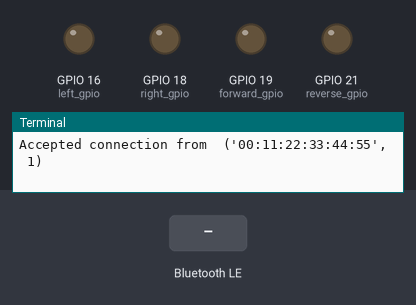
A program run on a simulated Raspberry Pi (BCM pin numbers). Parts: output pins drawn as LEDs (lit = HIGH), the last lines printed to the terminal. The inputs (shaded band) are chosen by the test bench. A phone connects over Bluetooth after 1 s.

Above: at 2.2 s.
2.3 s: "F" written over Bluetooth
At 3.0 s:
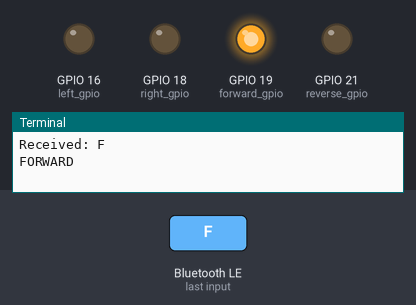
3.8 s: "L" written over Bluetooth
At 5.5 s:
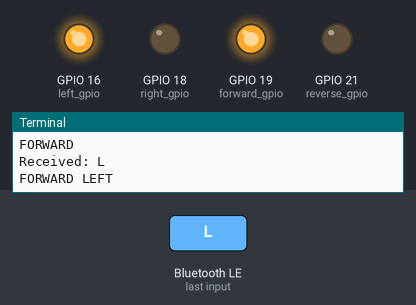
5.8 s: "R" written over Bluetooth
At 7.2 s:
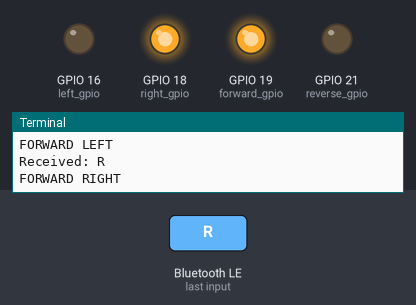
7.8 s: "B" written over Bluetooth
At 8.4 s:
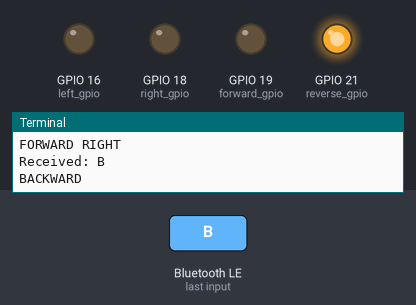
9.3 s: "A" written over Bluetooth
At 11.0 s:
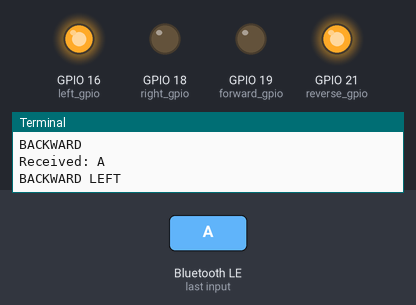
11.3 s: "P" written over Bluetooth
At 12.6 s:
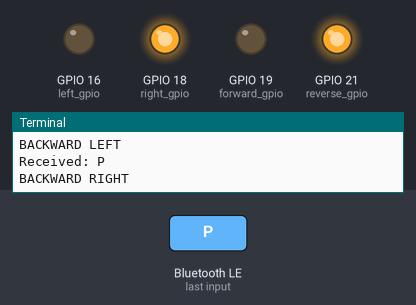
Timing chart, 0 to 14.3 s (numbered marks = the images above; inputs shaded):
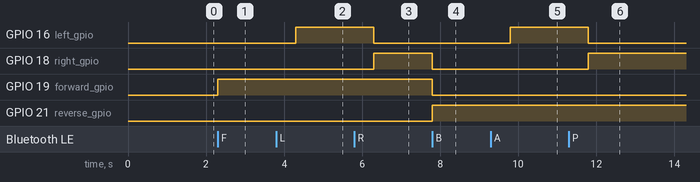

The program:

control.py
```python
import bluetooth
import time
import RPi.GPIO as GPIO

left_gpio=16
right_gpio=18
forward_gpio=19
reverse_gpio=21

GPIO.setwarnings(False)
GPIO.setmode(GPIO.BCM)
GPIO.setup(left_gpio, GPIO.OUT)
GPIO.setup(right_gpio, GPIO.OUT)
GPIO.setup(forward_gpio, GPIO.OUT)
GPIO.setup(reverse_gpio, GPIO.OUT)
GPIO.output(left_gpio , 0)
GPIO.output(right_gpio , 0)
GPIO.output(forward_gpio, 0)
GPIO.output(reverse_gpio, 0)

server_socket=bluetooth.BluetoothSocket( bluetooth.RFCOMM )
port = 1
server_socket.bind(("",port))
server_socket.listen(1)

client_socket,address = server_socket.accept()
print "Accepted connection from ",address

def left_side_forward():
    print "FORWARD LEFT"
    GPIO.output(forward_gpio , 1)
    GPIO.output(reverse_gpio , 0)
    time.sleep(.5)
    GPIO.output(left_gpio , 1)
    GPIO.output(right_gpio , 0)

def right_side_forward():
   print "FORWARD RIGHT"
   GPIO.output(forward_gpio , 1)
   GPIO.output(reverse_gpio , 0)
   time.sleep(.5)
   GPIO.output(left_gpio , 0)
   GPIO.output(right_gpio , 1)

def forward():
   print "FORWARD"
   GPIO.output(left_gpio , 0)
   GPIO.output(right_gpio , 0)
   GPIO.output(forward_gpio , 1)
   GPIO.output(reverse_gpio , 0)

def left_side_reverse():
   print "BACKWARD LEFT"
   GPIO.output(forward_gpio , 0)
   GPIO.output(reverse_gpio , 1)
   time.sleep(.5)
   GPIO.output(left_gpio , 1)
   GPIO.output(right_gpio , 0)

def right_side_reverse():
   print "BACKWARD RIGHT"

   GPIO.output(forward_gpio , 0)
   GPIO.output(reverse_gpio , 1)
   time.sleep(.5)
   GPIO.output(left_gpio , 0)
   GPIO.output(right_gpio , 1)

def reverse():
   print "BACKWARD"
   GPIO.output(left_gpio , 0)
   GPIO.output(right_gpio , 0)
   GPIO.output(forward_gpio , 0)
   GPIO.output(reverse_gpio , 1)

def stop():
   print "STOP"
   GPIO.output(left_gpio , 0)
   GPIO.output(right_gpio , 0)
   GPIO.output(forward_gpio , 0)
   GPIO.output(reverse_gpio , 0)

data=""
while 1:
         data= client_socket.recv(1024)
         print "Received: %s" % data
         if (data == "F"):
            forward()
         elif (data == "L"):
            left_side_forward()
         elif (data == "R"):
            right_side_forward()
         elif (data == "B"):
            reverse()
         elif (data == "A"):
            left_side_reverse()
         elif (data == "P"):
            right_side_reverse()
         elif data == "S":
            stop()
         elif (data == "Q"):
            print ("Quit")
            break
client_socket.close()
server_socket.close()
```

Measured:
- after the input at 2.3 s, GPIO 19 (forward_gpio): LOW → HIGH at once
- after the input at 3.8 s, GPIO 16 (left_gpio): LOW → HIGH after 0.50 s
- after the input at 5.8 s, GPIO 16 (left_gpio): HIGH → LOW after 0.50 s; GPIO 18 (right_gpio): LOW → HIGH after 0.50 s
- after the input at 7.8 s, GPIO 18 (right_gpio), GPIO 19 (forward_gpio): HIGH → LOW at once; GPIO 21 (reverse_gpio): LOW → HIGH at once
- after the input at 9.3 s, GPIO 16 (left_gpio): LOW → HIGH after 0.50 s
- after the input at 11.3 s, GPIO 16 (left_gpio): HIGH → LOW after 0.50 s; GPIO 18 (right_gpio): LOW → HIGH after 0.50 s
